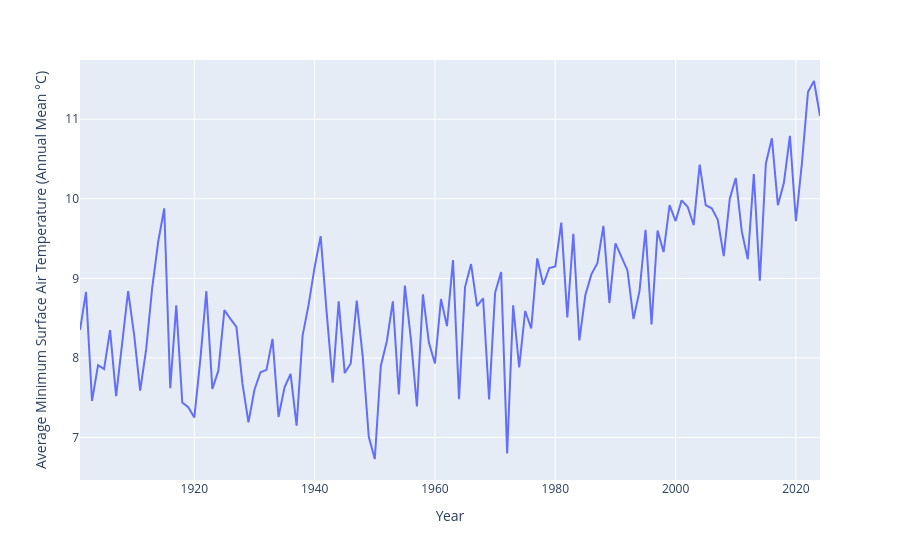

Write notebook code for a chart like this one.
### Code cell
line = px.line(data1, x = 'Year', y='Average Minimum Surface Air Temperature (Annual Mean °C)')
line.show()
